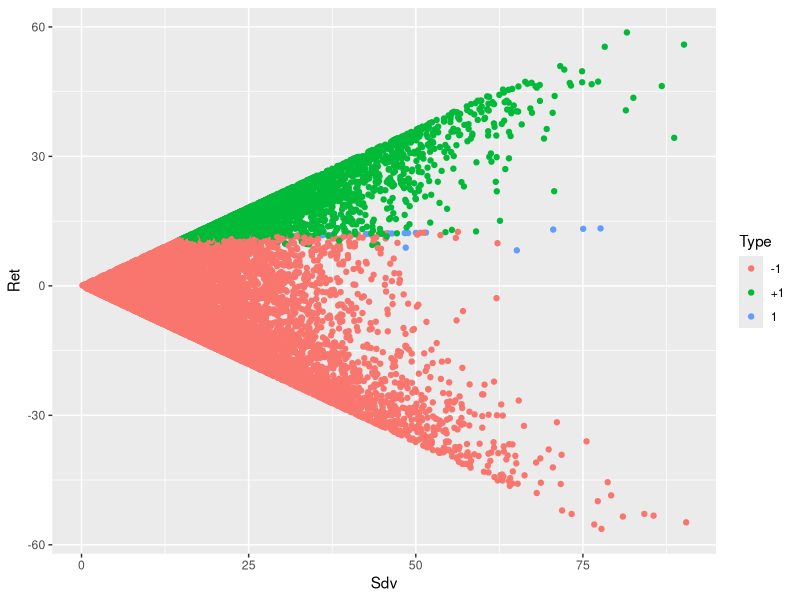
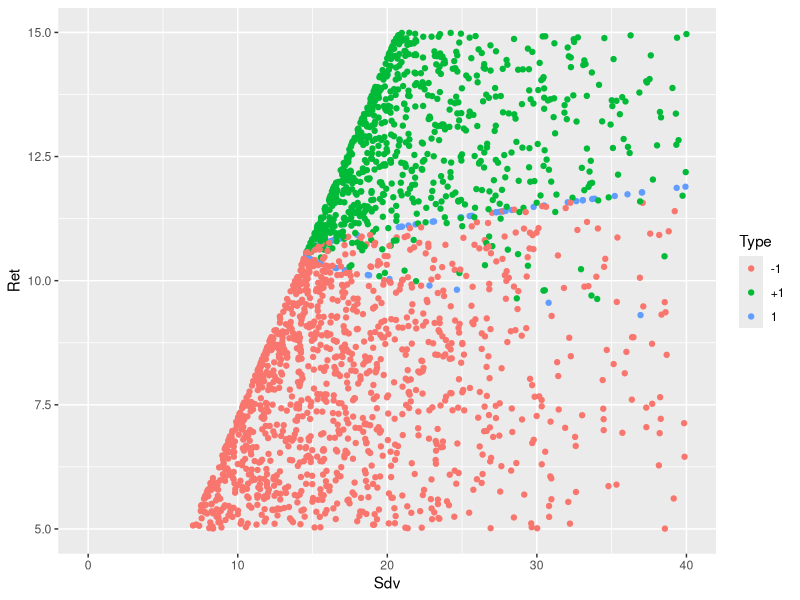

These figures' R source, in order:
library(ggplot2)

# Limpa variaveis
rm(list=ls())

# Vamos geral dois retornos
ret = c(10.33, 11.12)

var = matrix(NA, ncol=2, nrow=2)

var[1,] = c(245.862, 120.148)
var[2,] = c(120.148, 466.560)


sampleSize = 10000
weights = matrix(NA, ncol = 2, nrow=sampleSize)
weights[,1] = rnorm(sampleSize, mean = 0, sd = 1)
weights[,2] = rnorm(sampleSize, mean = 0, sd = 1)

n=100
weights[1:n,2] = 1-weights[1:n,1]

y = matrix(NA, ncol = 1, nrow=sampleSize)
x = matrix(NA, ncol = 1, nrow=sampleSize)

for (i in 1:sampleSize){
  y[i,1] = weights[i,]%*%ret;
  s = as.matrix(weights[i,])
  x[i,1] = weights[i,]%*%var%*%s
}

# x = x^0.5;
RS = rowSums(weights)
# summary(RS)
# plot(x[RS==1],y[RS==1],type = 'p', col="red")
# points(x[RS>1],y[RS>1],col="green")
# points(x[RS<1],y[RS<1],col="blue")

data = data.frame("Sdv"=x^0.5,"Ret"=y, "Type" = NA)
data[RS==1,3]= "1"
data[RS>1,3]= "+1"
data[RS<1,3]= "-1"
# head(data)
ggplot(data, aes(x=Sdv, y=Ret, color=Type)) + geom_point()
ggplot(data, aes(x=Sdv, y=Ret, color=Type)) + geom_point() + ylim(c(5,15)) + xlim(c(0,40))
